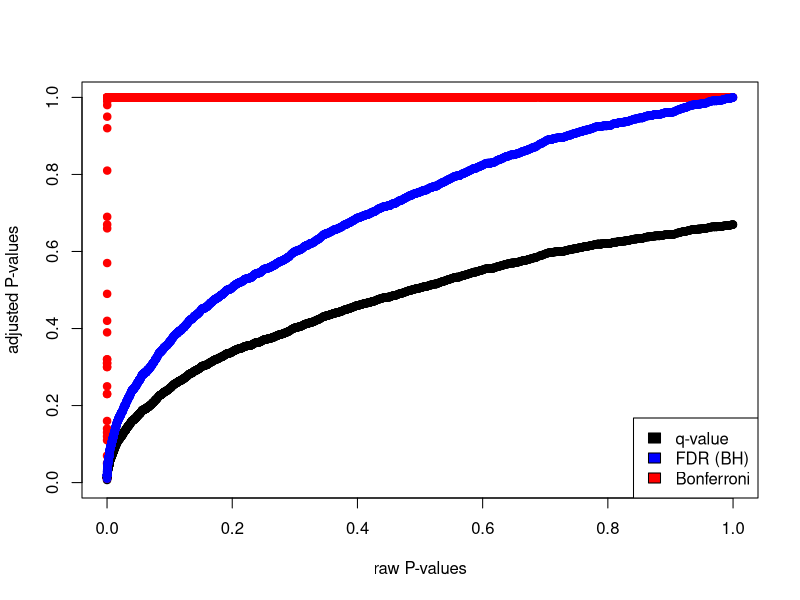
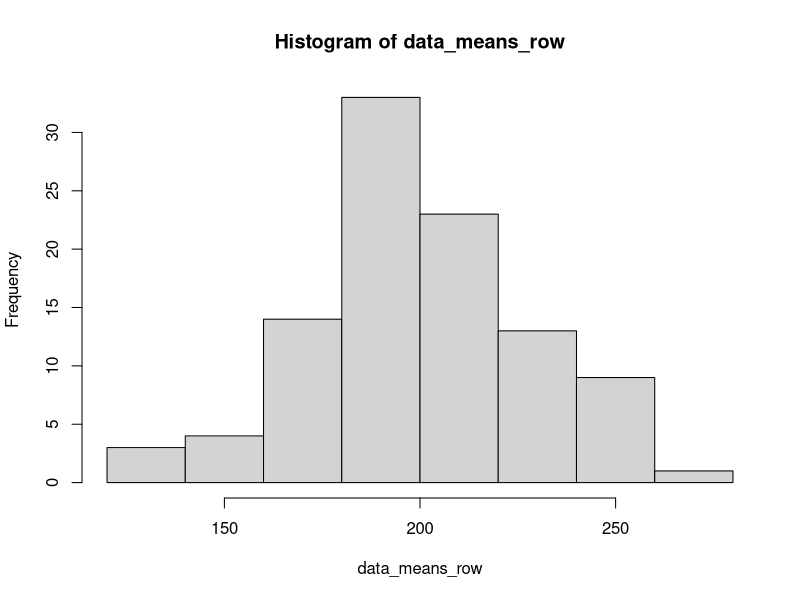
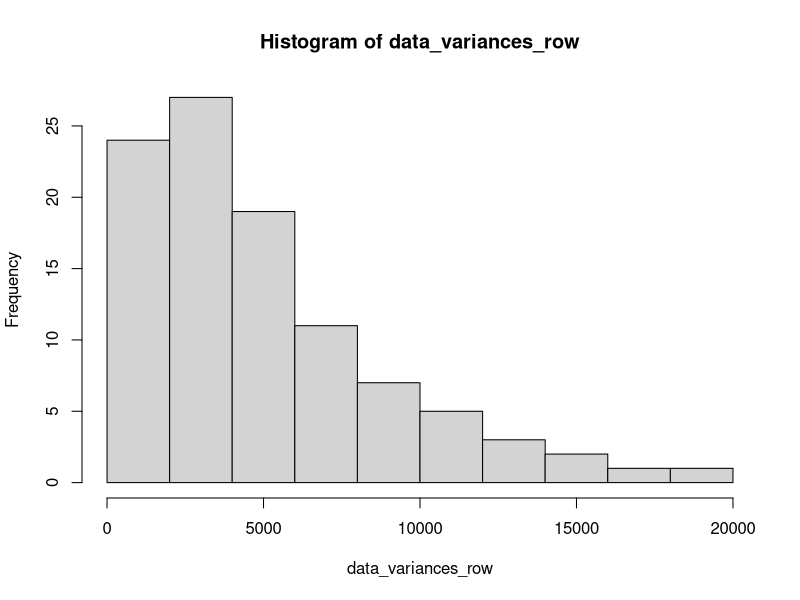
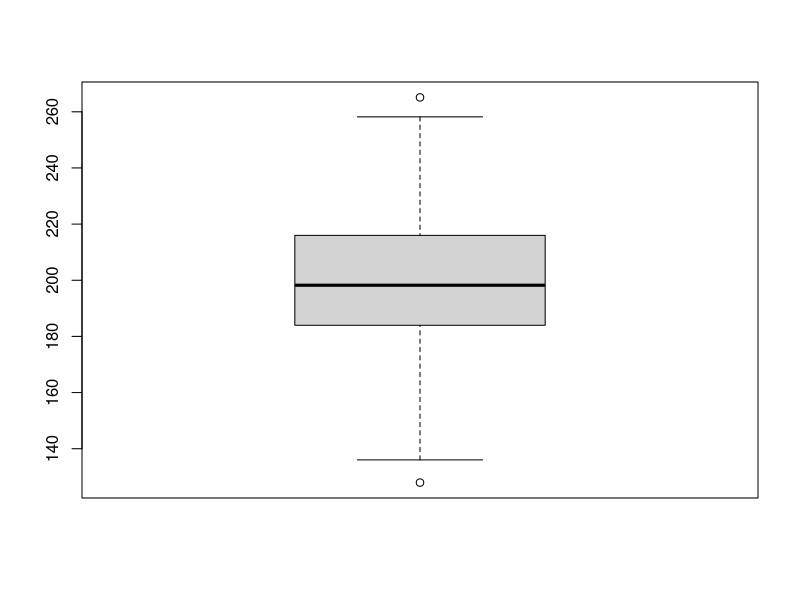
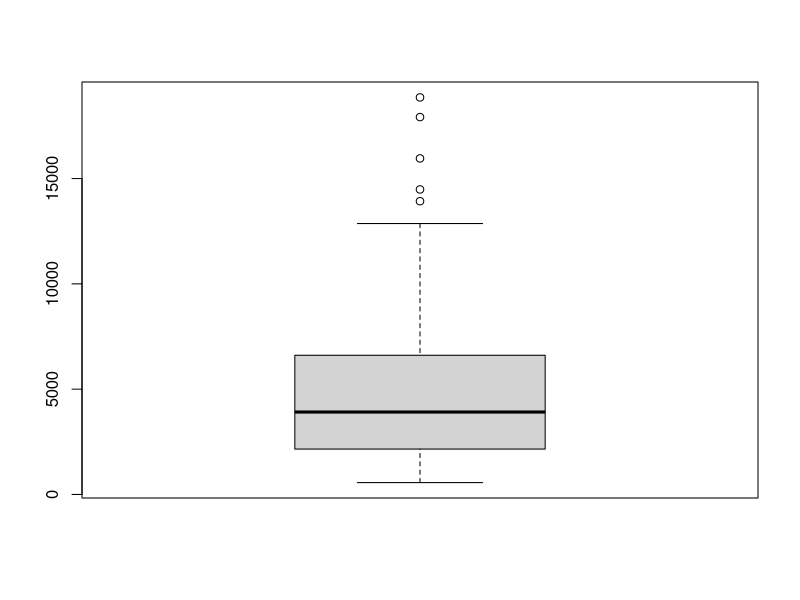

Recreate these plots in R, in order.
## ---- chunk 1
library(qvalue)
data(hedenfalk)

qvalues <- qvalue(hedenfalk$p)$q
bonf.pval=p.adjust(hedenfalk$p,method ="bonferroni")
fdr.adj.pval=p.adjust(hedenfalk$p,method ="fdr")

plot(hedenfalk$p,qvalues,pch=19,ylim=c(0,1),
     xlab="raw P-values",ylab="adjusted P-values")
points(hedenfalk$p,bonf.pval,pch=19,col="red")
points(hedenfalk$p,fdr.adj.pval,pch=19,col="blue")
legend("bottomright",legend=c("q-value","FDR (BH)","Bonferroni"),
       fill=c("black","blue","red"))
## ---- chunk 2
set.seed(100)

#sample data matrix from normal distribution
gset=rnorm(600,mean=200,sd=70)
data=matrix(gset,ncol=6)

data_means_row <- apply(data, 1, mean)
data_variances_row <- apply(data, 1, var)
hist(data_means_row)
hist(data_variances_row)
boxplot(data_means_row)
boxplot(data_variances_row)
## ---- chunk 3
